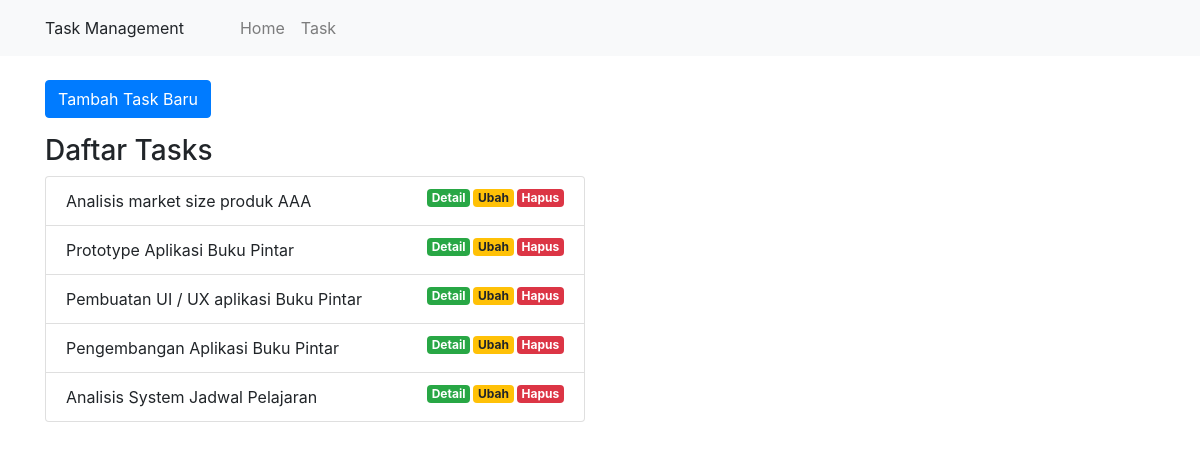
/task-management/index.php, run on the app's committed database.
### tables this page shows
CREATE TABLE `tasks` (
  `id` int(11) NOT NULL,
  `category_id` int(11) NOT NULL,
  `title` varchar(225) NOT NULL,
  `description` text NOT NULL,
  `start_date` date NOT NULL,
  `finish_date` date NOT NULL,
  `status` enum('New','On Progress','Finish') NOT NULL
);

### task-management/application/controllers/Tasks.php (called while the page is built, shortened)
<?php
class Tasks extends CI_Controller
{
    public function __construct()
    {
        $this->load->model('Tasks_model');
        $this->load->library('form_validation');
    }
    public function index()
    {
        $data['judul'] = 'Daftar Tasks';
        $data['tasks'] = $this->Tasks_model->getAllTasks();
        $this->load->view('templates/header', $data);
        $this->load->view('tasks/index');
        $this->load->view('templates/footer');
    }
}

### task-management/index.php (called while the page is built, shortened)
<?php
require_once BASEPATH.'core/CodeIgniter.php';

### task-management/application/models/Tasks_model.php (called while the page is built, shortened)
<?php
class Tasks_model extends CI_Model
{
    public function getAllTasks()
    {
        return $this->db->get('tasks')->result_array();
    }
}

### task-management/application/views/tasks/index.php (the view, shortened to what this page needs)
<div class="container">
    <div class="row mt-4">
        <div class="col-md-6">
            <a href="<?= base_url(); ?>tasks/tambah" class="btn btn-primary">Tambah Task Baru</a>
        </div>
    </div>
    <div class="row mt-3">
        <div class="col-md-6">
            <h3>Daftar Tasks</h3>
            <ul class="list-group">
                <?php foreach ($tasks as $task) : ?>
                    <li class="list-group-item">
                        <?= $task['title']; ?>
                        <a href="<?= base_url(); ?>tasks/hapus/<?= $task['id']; ?>" class="badge badge-danger float-right" onclick="return confirm('Hapus task?'); ">Hapus</a>
                        <a href="<?= base_url(); ?>tasks/ubah/<?= $task['id']; ?>" class="badge badge-warning float-right">Ubah</a>
                        <a href="<?= base_url(); ?>tasks/detail/<?= $task['id']; ?>" class="badge badge-success float-right">Detail</a>
                    </li>
                <?php endforeach; ?>
            </ul>
        </div>
    </div>
</div>

### task-management/application/views/templates/header.php (shortened to what this page needs)
<!doctype html>
<html lang="en">
<head>
    <link rel="stylesheet" href="https://cdn.jsdelivr.net/npm/bootstrap@4.1.3/dist/css/bootstrap.min.css">
    <link rel="stylesheet" href="<?= base_url(); ?>assets/css/style.css">
</head>
<body>
    <nav class="navbar navbar-expand-lg navbar-light bg-light">
        <div class="container">
            <a class="navbar-brands">Task Management</a>
            <div class="collapse navbar-collapse" id="navbarNavAltMarkup">
                <div class="navbar-nav">
                    <a class="nav-item nav-link ml-5" href="<?= base_url(); ?>home">Home <span class="sr-only">(current)</span></a>
                    <a class="nav-item nav-link" href="<?= base_url(); ?>tasks">Task</a>
                </div>
            </div>
        </div>
    </nav>

### task-management/application/views/templates/footer.php (shortened to what this page needs)
</body>
</html>

### task-management/assets/css/style.css (style rules this page uses)
.badge { margin-left: 3px; }

### data on the page
tasks: title "Analisis market size produk AAA"
tasks: title "Prototype Aplikasi Buku Pintar"
tasks: title "Pembuatan UI / UX aplikasi Buku Pintar"
tasks: title "Pengembangan Aplikasi Buku Pintar"
tasks: title "Analisis System Jadwal Pelajaran"
